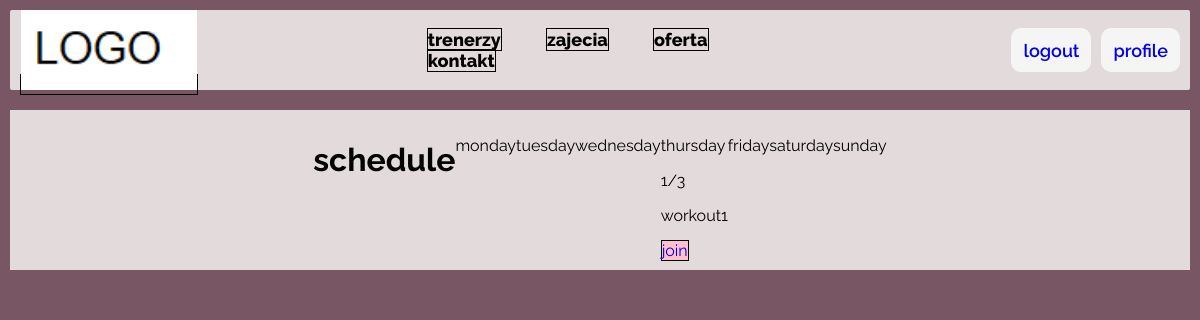
The page /workout/schedule/ (signed in) on the database its author committed.
### workout/models.py (models this page shows)
class Workout(models.Model):
    name = models.CharField(max_length=100)
    coach = models.ForeignKey(User, on_delete=models.CASCADE, related_name='coach_workouts')
    client = models.ManyToManyField(User, related_name='client_workouts')
    description = models.TextField()
    target = models.CharField(max_length=50)
    start_time = models.TimeField(null=True)
    end_time = models.TimeField(null=True)
    max_participants = models.IntegerField()
    class Difficulty(models.TextChoices):
        BEGINNER = 'beginner', 'Beginner'
        INTERMEDIATE = 'intermediate', 'Intermediate'
        ADVANCED = 'advanced', 'Advanced'
    difficulty = models.CharField(
        max_length=20,
        choices=Difficulty.choices,
        null=True,
    )
    class Weekdays(models.TextChoices):
        MONDAY = 'monday', 'Monday'
        TUESDAY = 'tuesday', 'Tuesday'
        WEDNESDAY = 'wednesday', 'Wednesday'
        THURSDAY = 'thursday', 'Thursday'
        FRIDAY = 'friday', 'Friday'
        SATURDAY = 'saturday', 'Saturday'
        SUNDAY = 'sunday', 'Sunday'
    day = models.CharField(
        choices=Weekdays.choices,
        max_length=10,
        null=True,
    )
    class Status(models.TextChoices):
        ACTIVE = 'active', 'Active'
        INACTIVE = 'inactive', 'Inactive'
    status = models.CharField(
        choices=Status.choices,
        default=Status.ACTIVE,
        max_length=10,
    )

### workout/views.py (the view)
# urls.py: path('schedule/', views.schedule, name='schedule'),
def schedule(request):
    context = {
        'workouts': Workout.objects.all(),
        'weekdays': Workout.Weekdays.choices
    }
    return render(request, "workout/schedule.html", context)

### workout/templates/workout/schedule.html
{% extends 'core/index.html' %}
{% block content %}
<h1> schedule </h1>
{% for day in weekdays %}
    <div>
        <p> {{ day.0 }}</p>
        {% for workout in workouts %}
            {% if workout.day == day.0 %}
            <p>{{workout.client.all|length}}/{{workout.max_participants}}</p>
                <p>{{ workout.name }}</p>
                {% if request.user.is_authenticated and not request.user.is_coach%}
                    <a class="{% if request.user in workout.client.all %} button-done {% elif workout.max_participants > workout.client.all|length %} button-normal {% else %} button-locked {% endif %}"
                       href="{% url 'workout:join_workout' %}?workout_id={{ workout.id }}"> join </a>
                {% endif %}
            {% endif %}
        {% endfor %}
    </div>
{% endfor %}
{% endblock %}

### core/static/header.css (style rules this page uses)
a { text-decoration: none; border: 1px solid black; }
.button-normal { background-color: pink; }
body { font-family: "Raleway", serif; font-optical-sizing: auto; font-style: normal; margin: 10px; background: #795663; display: flex; flex-direction: column; align-items: center; }

### rows shown on the page
Workout: client.all|length "1", max_participants "3", name "workout1"

### other values the page prints
{{ day.0 }} "monday" "tuesday" "wednesday" "thursday" "friday" "saturday" "sunday"
